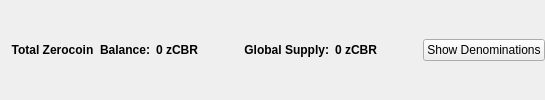
                       <widget class="QFrame" name="balanceSupplyFrame">
                        <layout class="QHBoxLayout" name="horizontalLayout_2" stretch="0,0,0,1,0">
                         <property name="rightMargin">
                          <number>0</number>
                         </property>
                         <item>
                          <layout class="QHBoxLayout" name="horizontalLayout_34">
                           <item>
                            <widget class="QLabel" name="labelzAvailableText_3">
                             <property name="font">
                              <font>
                               <weight>75</weight>
                               <bold>true</bold>
                              </font>
                             </property>
                             <property name="toolTip">
                              <string>Total Balance including unconfirmed and immature zCBR</string>
                             </property>
                             <property name="text">
                              <string>Total Zerocoin  Balance:</string>
                             </property>
                             <property name="alignment">
                              <set>Qt::AlignRight|Qt::AlignTrailing|Qt::AlignVCenter</set>
                             </property>
                            </widget>
                           </item>
                           <item>
                            <widget class="QLabel" name="labelzAvailableAmount_4">
                             <property name="minimumSize">
                              <size>
                               <width>40</width>
                               <height>0</height>
                              </size>
                             </property>
                             <property name="font">
                              <font>
                               <weight>75</weight>
                               <bold>true</bold>
                              </font>
                             </property>
                             <property name="toolTip">
                              <string>Total Balance including unconfirmed and immature zCBR</string>
                             </property>
                             <property name="text">
                              <string>0 zCBR</string>
                             </property>
                             <property name="alignment">
                              <set>Qt::AlignLeading|Qt::AlignLeft|Qt::AlignVCenter</set>
                             </property>
                            </widget>
                           </item>
                          </layout>
                         </item>
                         <item>
                          <spacer name="horizontalSpacer_32">
                           <property name="orientation">
                            <enum>Qt::Horizontal</enum>
                           </property>
                           <property name="sizeHint" stdset="0">
                            <size>
                             <width>40</width>
                             <height>20</height>
                            </size>
                           </property>
                          </spacer>
                         </item>
                         <item>
                          <layout class="QHBoxLayout" name="horizontalLayout_35">
                           <item>
                            <widget class="QLabel" name="labelZsupplyText_2">
                             <property name="font">
                              <font>
                               <weight>75</weight>
                               <bold>true</bold>
                              </font>
                             </property>
                             <property name="text">
                              <string>Global Supply:</string>
                             </property>
                             <property name="alignment">
                              <set>Qt::AlignRight|Qt::AlignTrailing|Qt::AlignVCenter</set>
                             </property>
                            </widget>
                           </item>
                           <item>
                            <widget class="QLabel" name="labelZsupplyAmount_2">
                             <property name="font">
                              <font>
                               <weight>75</weight>
                               <bold>true</bold>
                              </font>
                             </property>
                             <property name="text">
                              <string>0 zCBR</string>
                             </property>
                            </widget>
                           </item>
                          </layout>
                         </item>
                         <item>
                          <spacer name="horizontalSpacer_31">
                           <property name="orientation">
                            <enum>Qt::Horizontal</enum>
                           </property>
                           <property name="sizeHint" stdset="0">
                            <size>
                             <width>40</width>
                             <height>20</height>
                            </size>
                           </property>
                          </spacer>
                         </item>
                         <item>
                          <widget class="QPushButton" name="pushButtonShowDenoms">
                           <property name="toolTip">
                            <string>Show zCBR denominations list</string>
                           </property>
                           <property name="text">
                            <string>Show Denominations</string>
                           </property>
                          </widget>
                         </item>
                        </layout>
                       </widget>
